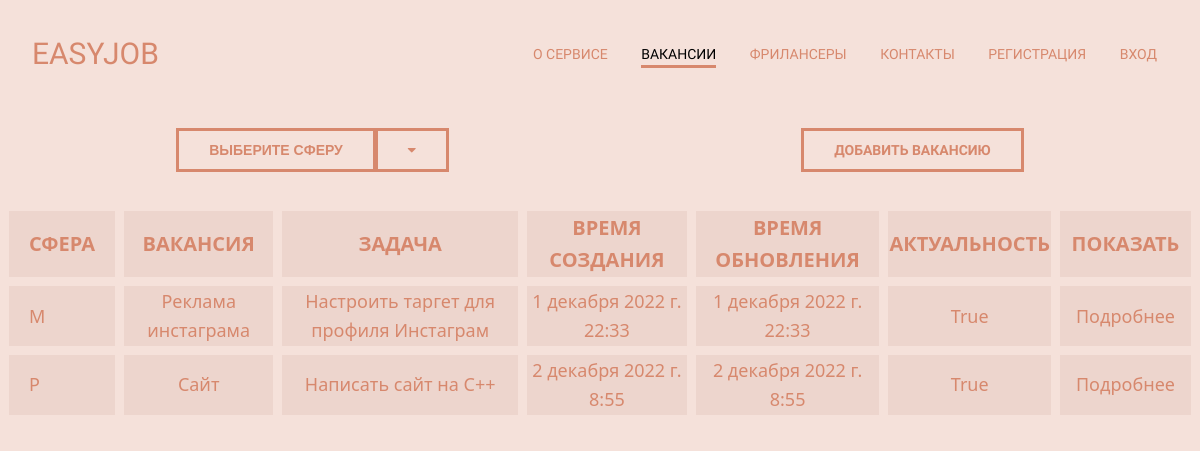
Before: /vakancii/ with the older database file.
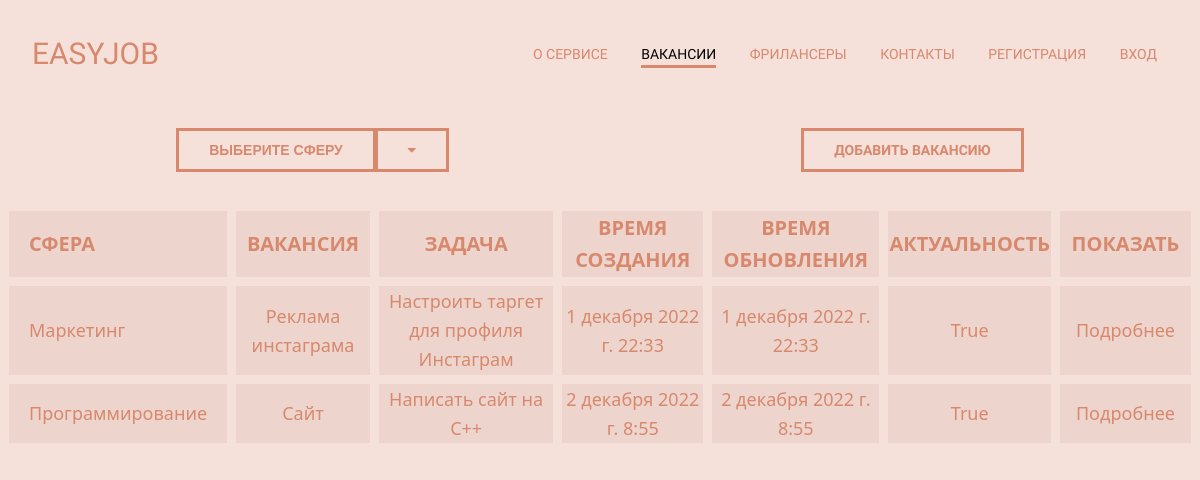
After: the same page with the newer database file.
### app1/models.py (models this page shows, shortened)
class Vakancii(models.Model):
    title_vakancii = models.CharField(max_length=255, verbose_name='Наименование вакансии')
    rabotodat = models.ForeignKey('Rabotodateli', on_delete=models.PROTECT)
    sphere = models.ForeignKey('Spheres', on_delete=models.PROTECT)
    about_vakancii = models.TextField(blank=True, verbose_name='О вакансии')
    time_create = models.DateTimeField(auto_now_add=True, verbose_name='Создана')
    time_update = models.DateTimeField(auto_now=True, verbose_name='Обновлена')
    is_published = models.BooleanField(default=True, verbose_name='Актуальность')
    class Meta:
        verbose_name = 'Вакансии'
        verbose_name_plural = 'Вакансии'
        ordering = ['sphere', 'time_create']

class Spheres(models.Model):
    SPHERE_CHOICES = [
        ('Дизайн', 'D'),
        ('Маркетинг', 'M'),
        ('Программирование', 'P'),
    ]
    name_sphere = models.CharField(max_length=30, choices=SPHERE_CHOICES, default='D')
    def __str__(self):
        return self.name_sphere
    class Meta:
        verbose_name = 'Cферы'
        verbose_name_plural = 'Cферы'
        ordering = ['name_sphere']  # сортировка

### app1/views.py (the view)
# urls.py: path('vakancii/', vakancii, name='vakancii'),
def vakancii(request):
    bd_vakancii = Vakancii.objects.all()  # передача из базы данных
    bd_spheres = Spheres.objects.all()
    context = {
        'bd_vakancii': bd_vakancii,
        'bd_spheres': bd_spheres,
        'title': 'Вакансии',
        'sphere_selected': 0,
    }
    return render(request, 'app1/vakancii.html', context)

### app1/templates/app1/vakancii.html (shortened to what this page needs)
{% load static %}
<!DOCTYPE html>
<html lang="en">
<head>
    <link type="text/css" href="{% static 'app1/css/style.css' %}" rel="stylesheet"/>
    <link rel="stylesheet" href="https://cdnjs.cloudflare.com/ajax/libs/font-awesome/4.7.0/css/font-awesome.min.css">
</head>
<body>
<header class="header">
    <div class="header_inner">
        <div class="logo">EASYJOB</div>
        <nav class="nav">
            <a class="nav_link" href="{% url 'index' %}">О сервисе</a>
            <a class="nav_link active" href="#">Вакансии</a>
            <a class="nav_link" href="{% url 'freelancer' %}">Фрилансеры</a>
            <a class="nav_link" href="{% url 'contact' %}">Контакты</a>
            <a class="nav_link" href="{% url 'registr' %}">Регистрация</a>
            <a class="nav_link" href="#">Вход</a>
        </nav>
    </div>
</header>
<div class="container">
    <div class="section_header">кнопки</div>
    <div class="section_header">кнопки</div>
    <div class="knopki">
        <div class="knopki_right">
            <div class="dropdown">
                <button class="btn_down">Выберите сферу</button>
            </div>
            <div class="dropdown">
                <button class="btn_down" style="border-left:2px solid #d7886d">
                    <i class="fa fa-caret-down"></i>
                </button>
            </div>
        </div>
        <div class="knopki_right"><a class="btn" href="{% url 'addvacancii' %}">Добавить вакансию</a></div>
    </div>
</div>
<div class="container">
    <div class="ttable">
        <div class="section_text">
            <table border="1">
                <tr>
                    <td>
                        <div class="t_shapka">Сфера</div>
                    </td>
                    <td>
                        <div class="t_shapka">Вакансия</div>
                    </td>
                    <td>
                        <div class="t_shapka">Задача</div>
                    </td>
                    <td>
                        <div class="t_shapka">Время создания</div>
                    </td>
                    <td>
                        <div class="t_shapka">Время обновления</div>
                    </td>
                    <td>
                        <div class="t_shapka">Актуальность</div>
                    </td>
                    <td>
                        <div class="t_shapka">Показать</div>
                    </td>
                </tr>
                {% for el in bd_vakancii %}
                <tr>
                    <td>
                        <div class="t_item">{{ el.sphere }}</div>
                    </td>
                    <td>
                        <div class="t_item">{{ el.title_vakancii }}</div>
                    </td>
                    <td>
                        <div class="t_item">{{ el.about_vakancii }}</div>
                    </td>
                    <td>
                        <div class="t_item">{{ el.time_create }}</div>
                    </td>
                    <td>
                        <div class="t_item">{{ el.time_update }}</div>
                    </td>
                    <td>
                        <div class="t_item">{{ el.is_published }}</div>
                    </td>
                    <td>
                        <div class="t_item"><a class="nav_link" href="#">Подробнее</a></div>
                    </td>
                </tr>
                {% endfor %}
            </table>
        </div>
    </div>
</div>
</body>
</html>

### app1/static/app1/css/style.css (style rules this page uses)
body { margin: 0; font-family: 'Kanit', sans-serif; font-size: 15px; color: rgb(3, 2, 2); line-height: 1.6; background: #f5e1da; }
*, *:before, *::after { box-sizing: border-box; }
.container { width: 100%; max-width: 1200px; height: 100%; margin: 0 auto 30px; }
.logo { font-size: 30px; color: #d7886d; }
.header { position: fixed; padding: 30px; width: 100%; top: 0; left: 2px; right: 2px; z-index: 1000; flex: 0; background: #f5e1da; }
.header_inner { display: flex; justify-content: space-between; align-items: center; }
.nav { font-size: 14px; text-transform: uppercase; }
.nav_link { display: inline-block; vertical-align: top; position: relative; margin: 0 15px; color: #d7886d; text-decoration: none; transition: color .2s linear; }
.nav_link::after { content: ""; display: block; width: 100%; height: 3px; background-color: #d7886d; opacity: 0; position: absolute; top: 100%; left: 0; z-index: 1; transition: opacity .1s linear; }
.nav_link:hover:after, .nav_link.active:after { opacity: 1; }
.nav_link.active { color:black; }
.btn { display: inline-block; vertical-align: top; padding: 8px 30px; border: 3px solid #d7886d; color: #d7886d; text-transform: uppercase; font-size: 14px; font-weight: 700; text-decoration: none; text-align: center; transition: background .1s linear, color .1s linear; }
.section_header { width: 100%; max-width: 950px; margin: 0 auto 40px; font-family: 'Montserrat'; font-style: italic; text-align: center; }
.section_text { font-size: 15px; color: #333; }
.ttable { background-color: #f5e1da; }
.t_shapka { font-weight: bold; font-size: 20px; color: #d7886d; font-family: 'Segoe UI'; text-transform: uppercase; }
.t_item { font-size: 18px; color: #d7886d; font-family: 'Segoe UI'; font-weight: 500; }
table { font-family: "Lucida Sans Unicode", "Lucida Grande", Sans-Serif; font-size: 14px; color: white; border-radius: 10px; border-spacing: 9px; border: none; text-align: center; }
th, td:first-child { background: #edd5cd; color: #f6cdcd; padding: 10px 20px; border-color: white; border-spacing: 9px; }
th, td { border-style: solid; border-width: 0 1px 1px 0; border: none; border-spacing: 9px; }
td { background: #edd5cd; }
th:first-child, td:first-child { text-align: left; }
.knopki { display: flex; margin: 0px; }
.btn_down { background-color: #f5e1da; color: #d7886d; padding: 8px 30px; font-size: 14px; border: 3px solid #d7886d; text-transform: uppercase; font-weight: 700; transition: background .1s linear, color .1s linear; margin: 0 auto; }
.dropdown { display: flex; }
.knopki_right { display: flex; margin: 0 auto; }

Changed rows visible on the page:
changed through a linked row, Vakancii "Реклама инстаграма": sphere "M" → "Маркетинг"
changed through a linked row, Vakancii "Сайт": sphere "P" → "Программирование"
